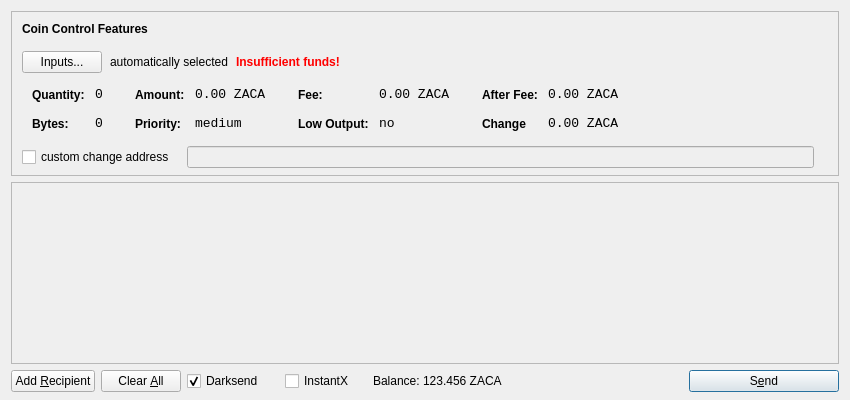
<?xml version="1.0" encoding="UTF-8"?>
<ui version="4.0">
 <class>SendCoinsDialog</class>
 <widget class="QDialog" name="SendCoinsDialog">
  <property name="geometry">
   <rect>
    <x>0</x>
    <y>0</y>
    <width>850</width>
    <height>400</height>
   </rect>
  </property>
  <property name="windowTitle">
   <string>Send Coins</string>
  </property>
  <layout class="QVBoxLayout" name="verticalLayout" stretch="0,1,0">
   <property name="bottomMargin">
    <number>8</number>
   </property>
   <item>
    <widget class="QFrame" name="frameCoinControl">
     <property name="sizePolicy">
      <sizepolicy hsizetype="Expanding" vsizetype="Expanding">
       <horstretch>0</horstretch>
       <verstretch>0</verstretch>
      </sizepolicy>
     </property>
     <property name="maximumSize">
      <size>
       <width>16777215</width>
       <height>16777215</height>
      </size>
     </property>
     <property name="frameShape">
      <enum>QFrame::StyledPanel</enum>
     </property>
     <property name="frameShadow">
      <enum>QFrame::Sunken</enum>
     </property>
     <layout class="QVBoxLayout" name="verticalLayoutCoinControl2">
      <property name="spacing">
       <number>-1</number>
      </property>
      <property name="leftMargin">
       <number>0</number>
      </property>
      <property name="topMargin">
       <number>0</number>
      </property>
      <property name="rightMargin">
       <number>0</number>
      </property>
      <property name="bottomMargin">
       <number>6</number>
      </property>
      <item>
       <layout class="QVBoxLayout" name="verticalLayoutCoinControl" stretch="0,0,0,0,1">
        <property name="spacing">
         <number>0</number>
        </property>
        <property name="leftMargin">
         <number>10</number>
        </property>
        <property name="topMargin">
         <number>10</number>
        </property>
        <item>
         <layout class="QHBoxLayout" name="horizontalLayoutCoinControl1">
          <property name="bottomMargin">
           <number>15</number>
          </property>
          <item>
           <widget class="QLabel" name="labelCoinControlFeatures">
            <property name="sizePolicy">
             <sizepolicy hsizetype="Preferred" vsizetype="Maximum">
              <horstretch>0</horstretch>
              <verstretch>0</verstretch>
             </sizepolicy>
            </property>
            <property name="font">
             <font>
              <weight>75</weight>
              <bold>true</bold>
             </font>
            </property>
            <property name="styleSheet">
             <string notr="true">font-weight:bold;</string>
            </property>
            <property name="text">
             <string>Coin Control Features</string>
            </property>
           </widget>
          </item>
         </layout>
        </item>
        <item>
         <layout class="QHBoxLayout" name="horizontalLayoutCoinControl2" stretch="0,0,0,0">
          <property name="spacing">
           <number>8</number>
          </property>
          <property name="bottomMargin">
           <number>10</number>
          </property>
          <item>
           <widget class="QPushButton" name="pushButtonCoinControl">
            <property name="styleSheet">
             <string notr="true"/>
            </property>
            <property name="text">
             <string>Inputs...</string>
            </property>
           </widget>
          </item>
          <item>
           <widget class="QLabel" name="labelCoinControlAutomaticallySelected">
            <property name="text">
             <string>automatically selected</string>
            </property>
            <property name="margin">
             <number>5</number>
            </property>
           </widget>
          </item>
          <item>
           <widget class="QLabel" name="labelCoinControlInsuffFunds">
            <property name="font">
             <font>
              <weight>75</weight>
              <bold>true</bold>
             </font>
            </property>
            <property name="styleSheet">
             <string notr="true">color:red;font-weight:bold;</string>
            </property>
            <property name="text">
             <string>Insufficient funds!</string>
            </property>
            <property name="margin">
             <number>5</number>
            </property>
           </widget>
          </item>
          <item>
           <spacer name="horizontalSpacerCoinControl">
            <property name="orientation">
             <enum>Qt::Horizontal</enum>
            </property>
            <property name="sizeHint" stdset="0">
             <size>
              <width>40</width>
              <height>1</height>
             </size>
            </property>
           </spacer>
          </item>
         </layout>
        </item>
        <item>
         <widget class="QWidget" name="widgetCoinControl" native="true">
          <property name="sizePolicy">
           <sizepolicy hsizetype="Preferred" vsizetype="Preferred">
            <horstretch>0</horstretch>
            <verstretch>0</verstretch>
           </sizepolicy>
          </property>
          <property name="minimumSize">
           <size>
            <width>0</width>
            <height>0</height>
           </size>
          </property>
          <property name="styleSheet">
           <string notr="true"/>
          </property>
          <layout class="QHBoxLayout" name="horizontalLayoutCoinControl5">
           <property name="margin">
            <number>0</number>
           </property>
           <item>
            <layout class="QHBoxLayout" name="horizontalLayoutCoinControl3" stretch="0,0,0,1">
             <property name="spacing">
              <number>20</number>
             </property>
             <property name="topMargin">
              <number>0</number>
             </property>
             <property name="bottomMargin">
              <number>10</number>
             </property>
             <item>
              <layout class="QFormLayout" name="formLayoutCoinControl1">
               <property name="horizontalSpacing">
                <number>10</number>
               </property>
               <property name="verticalSpacing">
                <number>14</number>
               </property>
               <property name="leftMargin">
                <number>10</number>
               </property>
               <property name="topMargin">
                <number>4</number>
               </property>
               <property name="rightMargin">
                <number>6</number>
               </property>
               <item row="0" column="0">
                <widget class="QLabel" name="labelCoinControlQuantityText">
                 <property name="styleSheet">
                  <string notr="true">font-weight:bold;</string>
                 </property>
                 <property name="text">
                  <string>Quantity:</string>
                 </property>
                 <property name="margin">
                  <number>0</number>
                 </property>
                </widget>
               </item>
               <item row="0" column="1">
                <widget class="QLabel" name="labelCoinControlQuantity">
                 <property name="font">
                  <font>
                   <family>Monospace</family>
                   <pointsize>10</pointsize>
                  </font>
                 </property>
                 <property name="cursor">
                  <cursorShape>IBeamCursor</cursorShape>
                 </property>
                 <property name="contextMenuPolicy">
                  <enum>Qt::ActionsContextMenu</enum>
                 </property>
                 <property name="text">
                  <string>0</string>
                 </property>
                 <property name="margin">
                  <number>0</number>
                 </property>
                 <property name="textInteractionFlags">
                  <set>Qt::LinksAccessibleByMouse|Qt::TextSelectableByKeyboard|Qt::TextSelectableByMouse</set>
                 </property>
                </widget>
               </item>
               <item row="1" column="0">
                <widget class="QLabel" name="labelCoinControlBytesText">
                 <property name="styleSheet">
                  <string notr="true">font-weight:bold;</string>
                 </property>
                 <property name="text">
                  <string>Bytes:</string>
                 </property>
                </widget>
               </item>
               <item row="1" column="1">
                <widget class="QLabel" name="labelCoinControlBytes">
                 <property name="font">
                  <font>
                   <family>Monospace</family>
                   <pointsize>10</pointsize>
                  </font>
                 </property>
                 <property name="cursor">
                  <cursorShape>IBeamCursor</cursorShape>
                 </property>
                 <property name="contextMenuPolicy">
                  <enum>Qt::ActionsContextMenu</enum>
                 </property>
                 <property name="text">
                  <string>0</string>
                 </property>
                 <property name="textInteractionFlags">
                  <set>Qt::LinksAccessibleByMouse|Qt::TextSelectableByKeyboard|Qt::TextSelectableByMouse</set>
                 </property>
                </widget>
               </item>
              </layout>
             </item>
             <item>
              <layout class="QFormLayout" name="formLayoutCoinControl2">
               <property name="horizontalSpacing">
                <number>10</number>
               </property>
               <property name="verticalSpacing">
                <number>14</number>
               </property>
               <property name="leftMargin">
                <number>6</number>
               </property>
               <property name="topMargin">
                <number>4</number>
               </property>
               <property name="rightMargin">
                <number>6</number>
               </property>
               <item row="0" column="0">
                <widget class="QLabel" name="labelCoinControlAmountText">
                 <property name="styleSheet">
                  <string notr="true">font-weight:bold;</string>
                 </property>
                 <property name="text">
                  <string>Amount:</string>
                 </property>
                 <property name="margin">
                  <number>0</number>
                 </property>
                </widget>
               </item>
               <item row="0" column="1">
                <widget class="QLabel" name="labelCoinControlAmount">
                 <property name="font">
                  <font>
                   <family>Monospace</family>
                   <pointsize>10</pointsize>
                  </font>
                 </property>
                 <property name="cursor">
                  <cursorShape>IBeamCursor</cursorShape>
                 </property>
                 <property name="contextMenuPolicy">
                  <enum>Qt::ActionsContextMenu</enum>
                 </property>
                 <property name="text">
                  <string>0.00 ZACA</string>
                 </property>
                 <property name="textInteractionFlags">
                  <set>Qt::LinksAccessibleByMouse|Qt::TextSelectableByKeyboard|Qt::TextSelectableByMouse</set>
                 </property>
                </widget>
               </item>
               <item row="1" column="0">
                <widget class="QLabel" name="labelCoinControlPriorityText">
                 <property name="styleSheet">
                  <string notr="true">font-weight:bold;</string>
                 </property>
                 <property name="text">
                  <string>Priority:</string>
                 </property>
                </widget>
               </item>
               <item row="1" column="1">
                <widget class="QLabel" name="labelCoinControlPriority">
                 <property name="font">
                  <font>
                   <family>Monospace</family>
                   <pointsize>10</pointsize>
                  </font>
                 </property>
                 <property name="cursor">
                  <cursorShape>IBeamCursor</cursorShape>
                 </property>
                 <property name="contextMenuPolicy">
                  <enum>Qt::ActionsContextMenu</enum>
                 </property>
                 <property name="text">
                  <string>medium</string>
                 </property>
                 <property name="textInteractionFlags">
                  <set>Qt::LinksAccessibleByMouse|Qt::TextSelectableByKeyboard|Qt::TextSelectableByMouse</set>
                 </property>
                </widget>
               </item>
              </layout>
             </item>
             <item>
              <layout class="QFormLayout" name="formLayoutCoinControl3">
               <property name="horizontalSpacing">
                <number>10</number>
               </property>
               <property name="verticalSpacing">
                <number>14</number>
               </property>
               <property name="leftMargin">
                <number>6</number>
               </property>
               <property name="topMargin">
                <number>4</number>
               </property>
               <property name="rightMargin">
                <number>6</number>
               </property>
               <item row="0" column="0">
                <widget class="QLabel" name="labelCoinControlFeeText">
                 <property name="styleSheet">
                  <string notr="true">font-weight:bold;</string>
                 </property>
                 <property name="text">
                  <string>Fee:</string>
                 </property>
                 <property name="margin">
                  <number>0</number>
                 </property>
                </widget>
               </item>
               <item row="0" column="1">
                <widget class="QLabel" name="labelCoinControlFee">
                 <property name="font">
                  <font>
                   <family>Monospace</family>
                   <pointsize>10</pointsize>
                  </font>
                 </property>
                 <property name="cursor">
                  <cursorShape>IBeamCursor</cursorShape>
                 </property>
                 <property name="contextMenuPolicy">
                  <enum>Qt::ActionsContextMenu</enum>
                 </property>
                 <property name="text">
                  <string>0.00 ZACA</string>
                 </property>
                 <property name="textInteractionFlags">
                  <set>Qt::LinksAccessibleByMouse|Qt::TextSelectableByKeyboard|Qt::TextSelectableByMouse</set>
                 </property>
                </widget>
               </item>
               <item row="1" column="0">
                <widget class="QLabel" name="labelCoinControlLowOutputText">
                 <property name="styleSheet">
                  <string notr="true">font-weight:bold;</string>
                 </property>
                 <property name="text">
                  <string>Low Output:</string>
                 </property>
                </widget>
               </item>
               <item row="1" column="1">
                <widget class="QLabel" name="labelCoinControlLowOutput">
                 <property name="font">
                  <font>
                   <family>Monospace</family>
                   <pointsize>10</pointsize>
                  </font>
                 </property>
                 <property name="cursor">
                  <cursorShape>IBeamCursor</cursorShape>
                 </property>
                 <property name="contextMenuPolicy">
                  <enum>Qt::ActionsContextMenu</enum>
                 </property>
                 <property name="text">
                  <string>no</string>
                 </property>
                 <property name="textInteractionFlags">
                  <set>Qt::LinksAccessibleByMouse|Qt::TextSelectableByKeyboard|Qt::TextSelectableByMouse</set>
                 </property>
                </widget>
               </item>
              </layout>
             </item>
             <item>
              <layout class="QFormLayout" name="formLayoutCoinControl4">
               <property name="horizontalSpacing">
                <number>10</number>
               </property>
               <property name="verticalSpacing">
                <number>14</number>
               </property>
               <property name="leftMargin">
                <number>6</number>
               </property>
               <property name="topMargin">
                <number>4</number>
               </property>
               <property name="rightMargin">
                <number>6</number>
               </property>
               <item row="0" column="0">
                <widget class="QLabel" name="labelCoinControlAfterFeeText">
                 <property name="styleSheet">
                  <string notr="true">font-weight:bold;</string>
                 </property>
                 <property name="text">
                  <string>After Fee:</string>
                 </property>
                 <property name="margin">
                  <number>0</number>
                 </property>
                </widget>
               </item>
               <item row="0" column="1">
                <widget class="QLabel" name="labelCoinControlAfterFee">
                 <property name="font">
                  <font>
                   <family>Monospace</family>
                   <pointsize>10</pointsize>
                  </font>
                 </property>
                 <property name="cursor">
                  <cursorShape>IBeamCursor</cursorShape>
                 </property>
                 <property name="contextMenuPolicy">
                  <enum>Qt::ActionsContextMenu</enum>
                 </property>
                 <property name="text">
                  <string>0.00 ZACA</string>
                 </property>
                 <property name="textInteractionFlags">
                  <set>Qt::LinksAccessibleByMouse|Qt::TextSelectableByKeyboard|Qt::TextSelectableByMouse</set>
                 </property>
                </widget>
               </item>
               <item row="1" column="0">
                <widget class="QLabel" name="labelCoinControlChangeText">
                 <property name="styleSheet">
                  <string notr="true">font-weight:bold;</string>
                 </property>
                 <property name="text">
                  <string>Change</string>
                 </property>
                </widget>
               </item>
               <item row="1" column="1">
                <widget class="QLabel" name="labelCoinControlChange">
                 <property name="font">
                  <font>
                   <family>Monospace</family>
                   <pointsize>10</pointsize>
                  </font>
                 </property>
                 <property name="cursor">
                  <cursorShape>IBeamCursor</cursorShape>
                 </property>
                 <property name="contextMenuPolicy">
                  <enum>Qt::ActionsContextMenu</enum>
                 </property>
                 <property name="text">
                  <string>0.00 ZACA</string>
                 </property>
                 <property name="textInteractionFlags">
                  <set>Qt::LinksAccessibleByMouse|Qt::TextSelectableByKeyboard|Qt::TextSelectableByMouse</set>
                 </property>
                </widget>
               </item>
              </layout>
             </item>
            </layout>
           </item>
          </layout>
         </widget>
        </item>
        <item>
         <layout class="QHBoxLayout" name="horizontalLayoutCoinControl4" stretch="0,0,0">
          <property name="spacing">
           <number>12</number>
          </property>
          <property name="sizeConstraint">
           <enum>QLayout::SetDefaultConstraint</enum>
          </property>
          <property name="topMargin">
           <number>5</number>
          </property>
          <property name="rightMargin">
           <number>5</number>
          </property>
          <item>
           <widget class="QCheckBox" name="checkBoxCoinControlChange">
            <property name="text">
             <string>custom change address</string>
            </property>
           </widget>
          </item>
          <item>
           <widget class="QLineEdit" name="lineEditCoinControlChange">
            <property name="enabled">
             <bool>false</bool>
            </property>
            <property name="sizePolicy">
             <sizepolicy hsizetype="Expanding" vsizetype="Fixed">
              <horstretch>0</horstretch>
              <verstretch>0</verstretch>
             </sizepolicy>
            </property>
           </widget>
          </item>
          <item>
           <widget class="QLabel" name="labelCoinControlChangeLabel">
            <property name="sizePolicy">
             <sizepolicy hsizetype="Preferred" vsizetype="Expanding">
              <horstretch>0</horstretch>
              <verstretch>0</verstretch>
             </sizepolicy>
            </property>
            <property name="minimumSize">
             <size>
              <width>0</width>
              <height>0</height>
             </size>
            </property>
            <property name="text">
             <string/>
            </property>
            <property name="margin">
             <number>3</number>
            </property>
           </widget>
          </item>
         </layout>
        </item>
        <item>
         <spacer name="verticalSpacerCoinControl">
          <property name="orientation">
           <enum>Qt::Vertical</enum>
          </property>
          <property name="sizeHint" stdset="0">
           <size>
            <width>800</width>
            <height>1</height>
           </size>
          </property>
         </spacer>
        </item>
       </layout>
      </item>
     </layout>
    </widget>
   </item>
   <item>
    <widget class="QScrollArea" name="scrollArea">
     <property name="widgetResizable">
      <bool>true</bool>
     </property>
     <widget class="QWidget" name="scrollAreaWidgetContents">
      <property name="geometry">
       <rect>
        <x>0</x>
        <y>0</y>
        <width>830</width>
        <height>165</height>
       </rect>
      </property>
      <layout class="QVBoxLayout" name="verticalLayout_2">
       <property name="margin">
        <number>0</number>
       </property>
       <item>
        <layout class="QVBoxLayout" name="entries">
         <property name="spacing">
          <number>6</number>
         </property>
        </layout>
       </item>
       <item>
        <spacer name="verticalSpacer">
         <property name="orientation">
          <enum>Qt::Vertical</enum>
         </property>
         <property name="sizeHint" stdset="0">
          <size>
           <width>20</width>
           <height>40</height>
          </size>
         </property>
        </spacer>
       </item>
      </layout>
     </widget>
    </widget>
   </item>
   <item>
    <layout class="QHBoxLayout" name="horizontalLayout">
     <item>
      <widget class="QPushButton" name="addButton">
       <property name="toolTip">
        <string>Send to multiple recipients at once</string>
       </property>
       <property name="text">
        <string>Add &amp;Recipient</string>
       </property>
       <property name="autoDefault">
        <bool>false</bool>
       </property>
      </widget>
     </item>
     <item>
      <widget class="QPushButton" name="clearButton">
       <property name="sizePolicy">
        <sizepolicy hsizetype="Minimum" vsizetype="Fixed">
         <horstretch>0</horstretch>
         <verstretch>0</verstretch>
        </sizepolicy>
       </property>
       <property name="toolTip">
        <string>Remove all transaction fields</string>
       </property>
       <property name="text">
        <string>Clear &amp;All</string>
       </property>
       <property name="autoRepeatDelay">
        <number>300</number>
       </property>
       <property name="autoDefault">
        <bool>false</bool>
       </property>
      </widget>
     </item>
     <item>
      <layout class="QHBoxLayout" name="horizontalLayout_2">
       <property name="spacing">
        <number>3</number>
       </property>
        <item>
        <widget class="QCheckBox" name="checkUseDarksend">
         <property name="minimumSize">
          <size>
           <width>95</width>
           <height>0</height>
          </size>
         </property>
         <property name="text">
          <string>Darksend</string>
         </property>
         <property name="checked">
          <bool>true</bool>
         </property>
        </widget>
       </item>
       <item>
        <widget class="QCheckBox" name="checkInstantX">
         <property name="enabled">
          <bool>true</bool>
         </property>
         <property name="minimumSize">
          <size>
           <width>85</width>
           <height>0</height>
          </size>
         </property>
         <property name="text">
          <string>InstantX</string>
         </property>
        </widget>
       </item>
       <item>
        <widget class="QLabel" name="label">
         <property name="sizePolicy">
          <sizepolicy hsizetype="Preferred" vsizetype="Fixed">
           <horstretch>0</horstretch>
           <verstretch>0</verstretch>
          </sizepolicy>
         </property>
         <property name="text">
          <string>Balance:</string>
         </property>
        </widget>
       </item>
       <item>
        <widget class="QLabel" name="labelBalance">
         <property name="sizePolicy">
          <sizepolicy hsizetype="Preferred" vsizetype="Fixed">
           <horstretch>0</horstretch>
           <verstretch>0</verstretch>
          </sizepolicy>
         </property>
         <property name="cursor">
          <cursorShape>IBeamCursor</cursorShape>
         </property>
         <property name="text">
          <string>123.456 ZACA</string>
         </property>
         <property name="textInteractionFlags">
          <set>Qt::LinksAccessibleByMouse|Qt::TextSelectableByKeyboard|Qt::TextSelectableByMouse</set>
         </property>
        </widget>
       </item>
      </layout>
     </item>
     <item>
      <spacer name="horizontalSpacer">
       <property name="orientation">
        <enum>Qt::Horizontal</enum>
       </property>
       <property name="sizeHint" stdset="0">
        <size>
         <width>40</width>
         <height>20</height>
        </size>
       </property>
      </spacer>
     </item>
     <item>
      <widget class="QPushButton" name="sendButton">
       <property name="minimumSize">
        <size>
         <width>150</width>
         <height>0</height>
        </size>
       </property>
       <property name="toolTip">
        <string>Confirm the send action</string>
       </property>
       <property name="text">
        <string>S&amp;end</string>
       </property>
       <property name="icon">
        <iconset resource="../bitcoin.qrc">
         <normaloff>:/icons/send</normaloff>:/icons/send</iconset>
       </property>
       <property name="default">
        <bool>true</bool>
       </property>
      </widget>
     </item>
    </layout>
   </item>
  </layout>
 </widget>
 <resources>
  <include location="../bitcoin.qrc"/>
 </resources>
 <connections/>
</ui>
